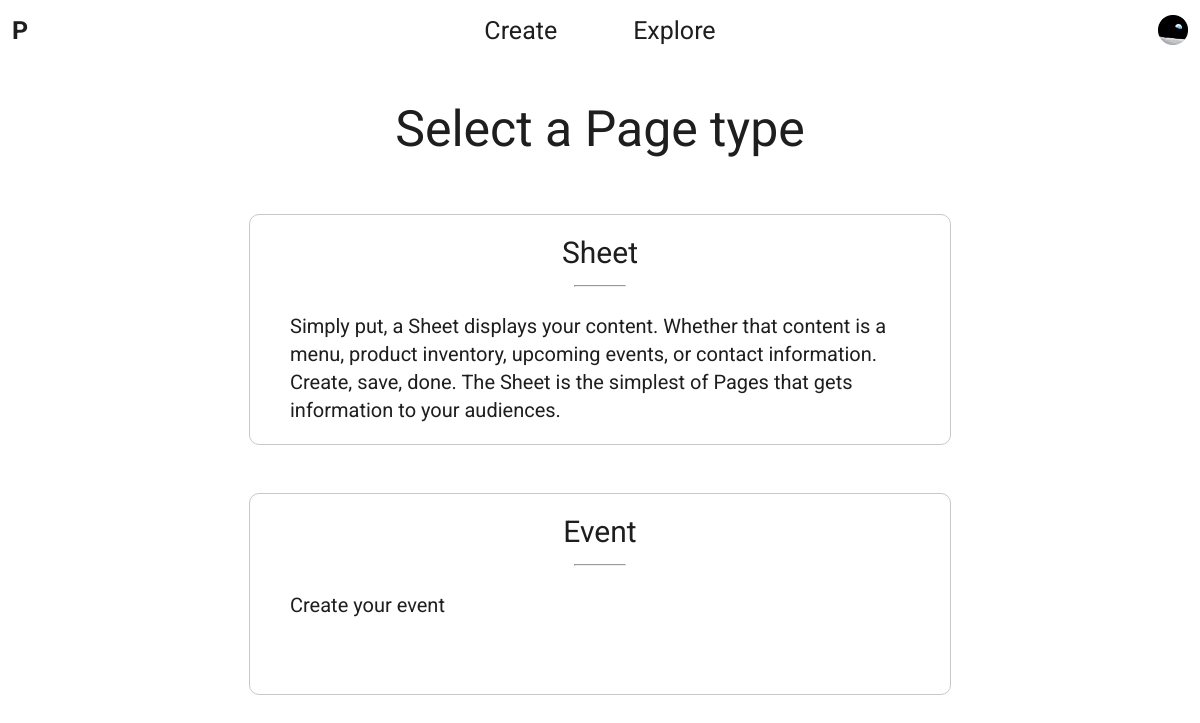
The page /create/build/ (signed in) on the database as committed earlier.
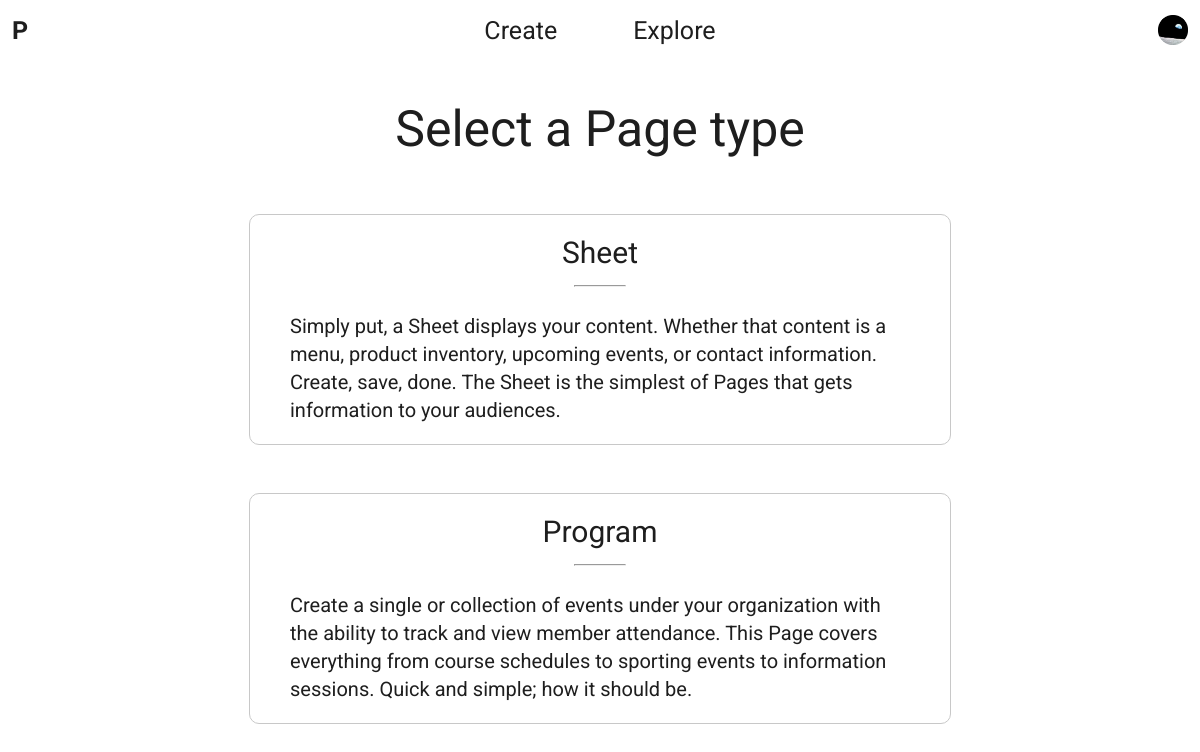
The same page on the database as committed later.
### builder/models.py (models this page shows)
class PageListing(models.Model):
    name = models.CharField(max_length=LENGTH_SHORT)
    description = models.CharField(max_length=LENGTH_MEDIUM)

### builder/views.py (the view, shortened to what this page needs)
# urls.py: path('create/build/', views.build, name='build'),
@login_required
def build(request):
    if request.method == 'GET':
        pageListings = PageListing.objects
        builderForm = BuilderForm(request.GET)
        if not builderForm.is_valid():
            return render(request, 'select_page_type.html', {'pageListings': pageListings.all()})

### builder/templates/select_page_type.html (shortened to what this page needs)
<html>
    {% load static %}
    <head>
        <link rel="stylesheet" type="text/css" href="{% static 'styles/select_page_type.css' %}">
    </head>
    <body>
        {% include 'core.html' %}
        <div class="content">
            <h1>Select a Page type</h1>
            <div class="pages">
                {% for pageListing in pageListings %}
                    <a class="page" href="{% url 'build' %}?typee={{ pageListing.name }}">
                        <h1>{{ pageListing.name }}</h1>
                        <hr>
                        <p>{{ pageListing.description }}</p>
                    </a>
                {% endfor %}
            </div>
        </div>
    </body>
</html>

Rows that differ between the two databases and show on the page:
removed PageListing: name "Event", description "Create your event"
added PageListing: name "Program", description "Create a single or collection of events under your organization with the ability to track and view member attendance. This Page covers everything from course schedules to sporting events to information sessions. Quick and simple; how it should be."
